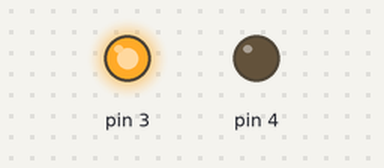
A sketch run on a simulated Arduino Uno, built with avr-gcc and run on an emulated ATmega328P. Shown: output pins drawn as LEDs (lit = HIGH).

Above: at 0.1 s.
Timing chart, 0 to 1.6 s (numbered marks = the images above):
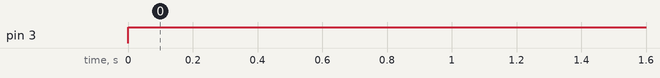

The sketch:

SELLONOID_VALVE_CODE.ino
```cpp
void setup() {
    // initialize digital pin LED_BUILTIN as an output.
  Serial.begin(9600);
  pinMode(3, OUTPUT);
  pinMode(4, OUTPUT);
}

void loop() {
  digitalWrite(3, HIGH);   // turn the LED on (HIGH is the voltage level)
  digitalWrite(4, LOW);
  delay(300000);                       // wait for a second
  digitalWrite(4, HIGH);    // turn the LED off by making the voltage LOW
  digitalWrite(3, LOW);
  delay(600000);                       // wait for a second
}
```

Measured:
- by itself, pin 3: LOW → HIGH at 0.00 s
